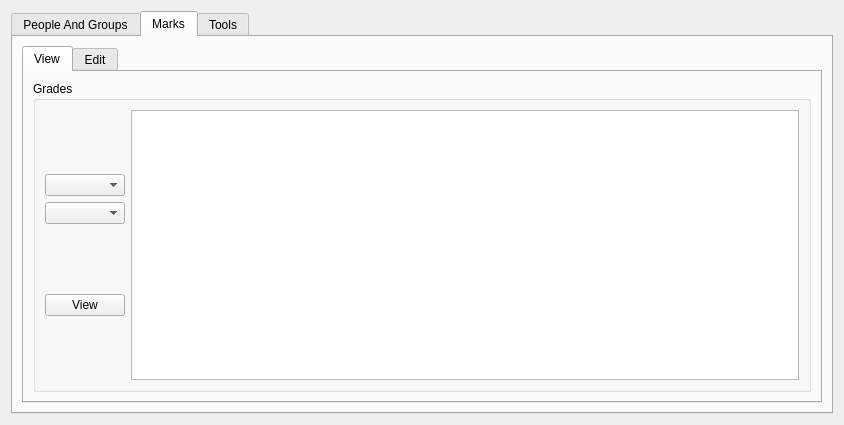
<?xml version="1.0" encoding="UTF-8"?>
<ui version="4.0">
 <class>mainApplication</class>
 <widget class="QWidget" name="mainApplication">
  <property name="geometry">
   <rect>
    <x>0</x>
    <y>0</y>
    <width>804</width>
    <height>425</height>
   </rect>
  </property>
  <property name="windowTitle">
   <string>Form</string>
  </property>
  <layout class="QHBoxLayout" name="horizontalLayout_16">
   <item>
    <widget class="QTabWidget" name="MA_tabWidget_Main">
     <property name="currentIndex">
      <number>1</number>
     </property>
     <widget class="QWidget" name="tab_4">
      <attribute name="title">
       <string>People And Groups</string>
      </attribute>
      <layout class="QHBoxLayout" name="horizontalLayout_4">
       <item>
        <widget class="QGroupBox" name="MainAppGroupBox">
         <property name="title">
          <string>Managment 0.1</string>
         </property>
         <layout class="QGridLayout" name="gridLayout">
          <item row="0" column="1">
           <widget class="QTabWidget" name="tabWidget">
            <property name="sizePolicy">
             <sizepolicy hsizetype="Expanding" vsizetype="Expanding">
              <horstretch>0</horstretch>
              <verstretch>2</verstretch>
             </sizepolicy>
            </property>
            <property name="sizeIncrement">
             <size>
              <width>0</width>
              <height>0</height>
             </size>
            </property>
            <property name="currentIndex">
             <number>2</number>
            </property>
            <widget class="QWidget" name="tab">
             <property name="sizePolicy">
              <sizepolicy hsizetype="Expanding" vsizetype="Expanding">
               <horstretch>0</horstretch>
               <verstretch>0</verstretch>
              </sizepolicy>
             </property>
             <attribute name="title">
              <string>People</string>
             </attribute>
             <layout class="QHBoxLayout" name="horizontalLayout">
              <item>
               <widget class="QGroupBox" name="MainAppToolBox">
                <property name="title">
                 <string>Tools</string>
                </property>
                <layout class="QVBoxLayout" name="verticalLayout_4">
                 <item>
                  <layout class="QVBoxLayout" name="verticalLayout_3">
                   <item>
                    <layout class="QGridLayout" name="gridLayout_6">
                     <item row="0" column="1">
                      <widget class="QCheckBox" name="MA_checkBox_Student">
                       <property name="text">
                        <string>Students</string>
                       </property>
                      </widget>
                     </item>
                     <item row="0" column="0">
                      <widget class="QCheckBox" name="MA_checkBox_Teacher">
                       <property name="text">
                        <string>Teachers</string>
                       </property>
                      </widget>
                     </item>
                     <item row="1" column="0">
                      <widget class="QComboBox" name="MA_comboBox_group"/>
                     </item>
                    </layout>
                   </item>
                   <item>
                    <spacer name="verticalSpacer">
                     <property name="orientation">
                      <enum>Qt::Orientation::Vertical</enum>
                     </property>
                     <property name="sizeHint" stdset="0">
                      <size>
                       <width>20</width>
                       <height>40</height>
                      </size>
                     </property>
                    </spacer>
                   </item>
                   <item>
                    <widget class="QPushButton" name="MA_pushButton">
                     <property name="text">
                      <string> Search</string>
                     </property>
                    </widget>
                   </item>
                  </layout>
                 </item>
                </layout>
               </widget>
              </item>
              <item>
               <widget class="QTableView" name="MainAppTableView">
                <property name="sizePolicy">
                 <sizepolicy hsizetype="Expanding" vsizetype="Expanding">
                  <horstretch>0</horstretch>
                  <verstretch>0</verstretch>
                 </sizepolicy>
                </property>
               </widget>
              </item>
             </layout>
            </widget>
            <widget class="QWidget" name="tab_2">
             <attribute name="title">
              <string>Edit</string>
             </attribute>
             <layout class="QHBoxLayout" name="horizontalLayout_12">
              <item>
               <layout class="QHBoxLayout" name="horizontalLayout_11">
                <item>
                 <layout class="QHBoxLayout" name="horizontalLayout_2">
                  <item>
                   <widget class="QGroupBox" name="MA_groupBoxEdit_group">
                    <property name="title">
                     <string>Group Managment</string>
                    </property>
                    <layout class="QGridLayout" name="gridLayout_3">
                     <item row="0" column="0">
                      <widget class="QComboBox" name="comboBox"/>
                     </item>
                     <item row="1" column="0">
                      <layout class="QVBoxLayout" name="verticalLayout_7">
                       <item>
                        <layout class="QHBoxLayout" name="horizontalLayout_5">
                         <item>
                          <widget class="QPushButton" name="pushButton_AddGroup">
                           <property name="text">
                            <string>Add Group</string>
                           </property>
                          </widget>
                         </item>
                         <item>
                          <widget class="QPushButton" name="pushButton_DeleteGroup">
                           <property name="text">
                            <string>Delete Group</string>
                           </property>
                          </widget>
                         </item>
                        </layout>
                       </item>
                       <item>
                        <layout class="QHBoxLayout" name="horizontalLayout_6">
                         <item>
                          <spacer name="horizontalSpacer">
                           <property name="orientation">
                            <enum>Qt::Orientation::Horizontal</enum>
                           </property>
                           <property name="sizeHint" stdset="0">
                            <size>
                             <width>40</width>
                             <height>20</height>
                            </size>
                           </property>
                          </spacer>
                         </item>
                         <item>
                          <widget class="QPushButton" name="pushButton">
                           <property name="text">
                            <string>Edit Group</string>
                           </property>
                          </widget>
                         </item>
                         <item>
                          <spacer name="horizontalSpacer_3">
                           <property name="orientation">
                            <enum>Qt::Orientation::Horizontal</enum>
                           </property>
                           <property name="sizeHint" stdset="0">
                            <size>
                             <width>40</width>
                             <height>20</height>
                            </size>
                           </property>
                          </spacer>
                         </item>
                        </layout>
                       </item>
                      </layout>
                     </item>
                    </layout>
                   </widget>
                  </item>
                 </layout>
                </item>
                <item>
                 <layout class="QHBoxLayout" name="horizontalLayout_8">
                  <item>
                   <widget class="QGroupBox" name="groupBox_2">
                    <property name="title">
                     <string>Teacher</string>
                    </property>
                    <layout class="QVBoxLayout" name="verticalLayout_8">
                     <item>
                      <layout class="QVBoxLayout" name="verticalLayout_6">
                       <item>
                        <widget class="QLineEdit" name="lineEdit_Tname"/>
                       </item>
                       <item>
                        <widget class="QLineEdit" name="lineEdit_Tsurname"/>
                       </item>
                       <item>
                        <widget class="QLineEdit" name="lineEdit_TfatherName"/>
                       </item>
                       <item>
                        <widget class="QComboBox" name="comboBox_TeacherSelect"/>
                       </item>
                      </layout>
                     </item>
                     <item>
                      <layout class="QHBoxLayout" name="horizontalLayout_10">
                       <item>
                        <widget class="QPushButton" name="pushButton_AddTeacher">
                         <property name="text">
                          <string>Add</string>
                         </property>
                        </widget>
                       </item>
                       <item>
                        <widget class="QPushButton" name="pushButton_DeleteTeacher">
                         <property name="text">
                          <string>Delete</string>
                         </property>
                        </widget>
                       </item>
                       <item>
                        <widget class="QPushButton" name="pushButton_EditTeacher">
                         <property name="text">
                          <string>Edit</string>
                         </property>
                        </widget>
                       </item>
                      </layout>
                     </item>
                    </layout>
                   </widget>
                  </item>
                 </layout>
                </item>
                <item>
                 <layout class="QHBoxLayout" name="horizontalLayout_9">
                  <item>
                   <widget class="QGroupBox" name="MA_groupBoxEdit_Student">
                    <property name="title">
                     <string>Student Managment</string>
                    </property>
                    <layout class="QGridLayout" name="gridLayout_2">
                     <item row="1" column="0" colspan="2">
                      <layout class="QHBoxLayout" name="horizontalLayout_3">
                       <item>
                        <widget class="QPushButton" name="pushButton_TESTadd">
                         <property name="text">
                          <string>Add</string>
                         </property>
                        </widget>
                       </item>
                       <item>
                        <widget class="QPushButton" name="pushButton_StudentDelete">
                         <property name="text">
                          <string>Delete</string>
                         </property>
                        </widget>
                       </item>
                       <item>
                        <widget class="QPushButton" name="pushButtonStudentEdit">
                         <property name="text">
                          <string>Edit</string>
                         </property>
                        </widget>
                       </item>
                      </layout>
                     </item>
                     <item row="0" column="1">
                      <layout class="QVBoxLayout" name="verticalLayout_2">
                       <item>
                        <layout class="QVBoxLayout" name="verticalLayout">
                         <item>
                          <widget class="QLineEdit" name="MA_lineEdit_EditName"/>
                         </item>
                         <item>
                          <widget class="QLineEdit" name="MA_lineEdit_EditSurname"/>
                         </item>
                         <item>
                          <widget class="QLineEdit" name="MA_lineEdit_EditFatherName"/>
                         </item>
                         <item>
                          <widget class="QComboBox" name="MA_comboBox_SelectGroup"/>
                         </item>
                         <item>
                          <widget class="QComboBox" name="MA_comboBox_EditStudent"/>
                         </item>
                        </layout>
                       </item>
                      </layout>
                     </item>
                     <item row="0" column="2">
                      <spacer name="horizontalSpacer_2">
                       <property name="orientation">
                        <enum>Qt::Orientation::Horizontal</enum>
                       </property>
                       <property name="sizeHint" stdset="0">
                        <size>
                         <width>40</width>
                         <height>20</height>
                        </size>
                       </property>
                      </spacer>
                     </item>
                    </layout>
                   </widget>
                  </item>
                 </layout>
                </item>
               </layout>
              </item>
             </layout>
            </widget>
            <widget class="QWidget" name="tab_3">
             <attribute name="title">
              <string>Subject</string>
             </attribute>
             <layout class="QHBoxLayout" name="horizontalLayout_13">
              <item>
               <widget class="QGroupBox" name="groupBox">
                <property name="title">
                 <string>Edit</string>
                </property>
                <layout class="QGridLayout" name="gridLayout_7">
                 <item row="0" column="0">
                  <layout class="QHBoxLayout" name="horizontalLayout_7">
                   <item>
                    <layout class="QVBoxLayout" name="verticalLayout_15">
                     <item>
                      <layout class="QVBoxLayout" name="verticalLayout_14">
                       <item>
                        <widget class="QComboBox" name="comboBox_Subject"/>
                       </item>
                      </layout>
                     </item>
                     <item>
                      <layout class="QVBoxLayout" name="verticalLayout_12">
                       <item>
                        <layout class="QVBoxLayout" name="verticalLayout_9">
                         <item>
                          <widget class="QPushButton" name="pushButton_AssignGroup">
                           <property name="text">
                            <string>Assign Group</string>
                           </property>
                          </widget>
                         </item>
                         <item>
                          <widget class="QPushButton" name="pushButton_SubjectAdd">
                           <property name="text">
                            <string>Add</string>
                           </property>
                          </widget>
                         </item>
                        </layout>
                       </item>
                       <item>
                        <layout class="QVBoxLayout" name="verticalLayout_10">
                         <item>
                          <layout class="QVBoxLayout" name="verticalLayout_16">
                           <item>
                            <widget class="QPushButton" name="pushButton_AssignTeacher">
                             <property name="text">
                              <string>Assign Teacher</string>
                             </property>
                            </widget>
                           </item>
                          </layout>
                         </item>
                         <item>
                          <widget class="QPushButton" name="pushButton_SubjectDelete">
                           <property name="text">
                            <string>Delete</string>
                           </property>
                          </widget>
                         </item>
                        </layout>
                       </item>
                       <item>
                        <layout class="QVBoxLayout" name="verticalLayout_11">
                         <item>
                          <widget class="QPushButton" name="pushButton_SubjectEdit">
                           <property name="text">
                            <string>Edit</string>
                           </property>
                          </widget>
                         </item>
                         <item>
                          <widget class="QPushButton" name="pushButton_ViewGrades">
                           <property name="text">
                            <string>View Grades</string>
                           </property>
                          </widget>
                         </item>
                        </layout>
                       </item>
                      </layout>
                     </item>
                    </layout>
                   </item>
                   <item>
                    <layout class="QVBoxLayout" name="verticalLayout_13">
                     <item>
                      <widget class="QTableView" name="tableViewSubject"/>
                     </item>
                    </layout>
                   </item>
                  </layout>
                 </item>
                </layout>
               </widget>
              </item>
             </layout>
            </widget>
           </widget>
          </item>
         </layout>
        </widget>
       </item>
      </layout>
     </widget>
     <widget class="QWidget" name="tab_5">
      <attribute name="title">
       <string>Marks</string>
      </attribute>
      <layout class="QGridLayout" name="gridLayout_4">
       <item row="0" column="0">
        <widget class="QTabWidget" name="tabWidget_2">
         <property name="currentIndex">
          <number>0</number>
         </property>
         <widget class="QWidget" name="tab_7">
          <attribute name="title">
           <string>View</string>
          </attribute>
          <layout class="QHBoxLayout" name="horizontalLayout_14">
           <item>
            <widget class="QGroupBox" name="groupBox_3">
             <property name="title">
              <string>Grades</string>
             </property>
             <layout class="QHBoxLayout" name="horizontalLayout_19">
              <item>
               <layout class="QHBoxLayout" name="horizontalLayout_18">
                <item>
                 <layout class="QHBoxLayout" name="horizontalLayout_15">
                  <item>
                   <layout class="QVBoxLayout" name="verticalLayout_19">
                    <item>
                     <layout class="QVBoxLayout" name="verticalLayout_17">
                      <item>
                       <widget class="QComboBox" name="comboBox_MarkSelectGroup"/>
                      </item>
                      <item>
                       <widget class="QComboBox" name="comboBox_MarkSelectSubject"/>
                      </item>
                     </layout>
                    </item>
                    <item>
                     <layout class="QVBoxLayout" name="verticalLayout_18">
                      <item>
                       <widget class="QPushButton" name="pushButton_MarkView">
                        <property name="text">
                         <string>View</string>
                        </property>
                       </widget>
                      </item>
                     </layout>
                    </item>
                   </layout>
                  </item>
                 </layout>
                </item>
                <item>
                 <layout class="QHBoxLayout" name="horizontalLayout_17">
                  <item>
                   <widget class="QTableView" name="tableViewMark"/>
                  </item>
                 </layout>
                </item>
               </layout>
              </item>
             </layout>
            </widget>
           </item>
          </layout>
         </widget>
         <widget class="QWidget" name="tab_8">
          <attribute name="title">
           <string>Edit</string>
          </attribute>
         </widget>
        </widget>
       </item>
      </layout>
     </widget>
     <widget class="QWidget" name="tab_6">
      <attribute name="title">
       <string>Tools</string>
      </attribute>
      <widget class="QWidget" name="layoutWidget">
       <property name="geometry">
        <rect>
         <x>290</x>
         <y>140</y>
         <width>85</width>
         <height>90</height>
        </rect>
       </property>
       <layout class="QVBoxLayout" name="verticalLayout_5">
        <item>
         <widget class="QComboBox" name="comboBox_ExportData">
          <item>
           <property name="text">
            <string>students</string>
           </property>
          </item>
          <item>
           <property name="text">
            <string>staff</string>
           </property>
          </item>
         </widget>
        </item>
        <item>
         <spacer name="verticalSpacer_2">
          <property name="orientation">
           <enum>Qt::Orientation::Vertical</enum>
          </property>
          <property name="sizeHint" stdset="0">
           <size>
            <width>20</width>
            <height>40</height>
           </size>
          </property>
         </spacer>
        </item>
        <item>
         <widget class="QPushButton" name="pushButton_ExportData">
          <property name="text">
           <string>Export</string>
          </property>
         </widget>
        </item>
       </layout>
      </widget>
     </widget>
    </widget>
   </item>
  </layout>
 </widget>
 <resources/>
 <connections/>
</ui>
